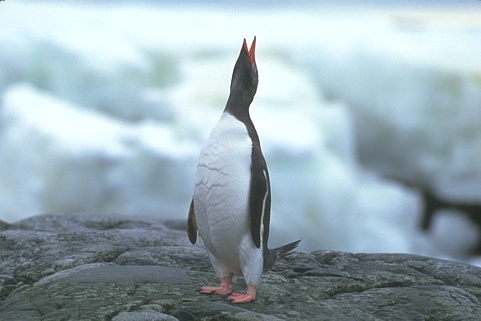
#> input picture Sheet05/dataset/images/106024.jpg, 481 x 321 px; its folder holds only this picture in this run
$ python graphcut_core.py
#> lines starting #> are read from the running program, lines starting #| are printed output that depends on the picture
import cv2
import numpy as np
import maxflow
import os
import matplotlib.pyplot as plt
from sklearn.mixture import GaussianMixture

ROOT = os.path.dirname(os.path.abspath(__file__))

def smooth_image(img, k_size=5, sigma=0):
    """
    Simple Gaussian smoothering to reduce noise
    """
    return cv2.GaussianBlur(img, (k_size, k_size), sigma)

def get_scribble_masks(label_img):
    """
    Extract foreground/background masks from the scribble image,
    using only NumPy. Assumes:
      - background is black (0,0,0)
      - there are two main scribble colors (FG and BG).
    """

    h, w = label_img.shape[:2]

    # All non-black pixels = some scribble
    b = label_img[:, :, 0]
    g = label_img[:, :, 1]
    r = label_img[:, :, 2]
    scribble_mask = (r != 0) | (g != 0) | (b != 0)

    if not np.any(scribble_mask):
        raise ValueError("No scribbles found in label image.")

    # Collect scribble colors
    scribble_pixels = label_img[scribble_mask].reshape(-1, 3)

    # Unique colors and their counts
    unique_colors, counts = np.unique(scribble_pixels, axis=0, return_counts=True)

    # Drop pure black if it slipped in
    non_black = ~np.all(unique_colors == 0, axis=1)
    unique_colors = unique_colors[non_black]
    counts = counts[non_black]

    if unique_colors.shape[0] < 2:
        raise ValueError("Less than two scribble colors found.")

    # Two most frequent scribble colors
    order = np.argsort(counts)[::-1]
    main_colors = unique_colors[order[:2]].astype(np.float32)  # (2,3)

    # Brighter color = FG (yellow-ish), darker = BG (red)
    intensities = main_colors.mean(axis=1)  # average B+G+R
    fg_idx = np.argmax(intensities)
    bg_idx = 1 - fg_idx

    fg_color = main_colors[fg_idx]
    bg_color = main_colors[bg_idx]

    # Classify each scribble pixel as closer to fg_color or bg_color
    fg_mask = np.zeros((h, w), dtype=bool)
    bg_mask = np.zeros((h, w), dtype=bool)

    pix = scribble_pixels.astype(np.float32)
    dist_fg = np.sum((pix - fg_color) ** 2, axis=1)
    dist_bg = np.sum((pix - bg_color) ** 2, axis=1)
    is_fg = dist_fg < dist_bg

    fg_mask[scribble_mask] = is_fg
    bg_mask[scribble_mask] = ~is_fg

    return fg_mask, bg_mask

# [11 lines left out: function compute_iou, not called in this run]

# Main Graph Cut Algorithm
class GraphCut:
    def __init__(self, img, labels, n_components=5, lambda_smooth=50.0):
        self.original_img = img
        self.img = smooth_image(img)
        self.labels = labels
        self.n_components = n_components
        self.lambda_smooth = lambda_smooth

        self.height, self.width = img.shape[:2]

        # Scribble masks
        self.fg_mask, self.bg_mask = get_scribble_masks(self.labels)

        # GMMs for foreground and background
        self.fg_gmm = None
        self.bg_gmm = None

    # [107 lines left out: functions fit_gmms, compute_unary_cost, compute_beta, build_graph_and_segment, not called in this run]

def main():
    #Import the images
    image_names = [
    "106024",
    "208001",
    "aero_2008_002358",
    "bike_2007_005878",
    "person7",
    "scissors"
    ]

    iou_scores = []
    for name in image_names:
        img_path = os.path.join(ROOT, "dataset", "images", f"{name}.jpg")
        labels_path = os.path.join(ROOT, "dataset", "images-labels", f"{name}-anno.png")
        ground_truth_path = os.path.join(ROOT, "dataset", "images-gt", f"{name}.png")

        if not os.path.exists(img_path):
            print(f"Error: {img_path} not found!")

        if not os.path.exists(labels_path):
            print(f"Error: {labels_path} not found!")

        if not os.path.exists(ground_truth_path):
            print(f"Error: {ground_truth_path} not found!")

        img = cv2.imread(img_path)
#> img is the input picture: shape (321, 481, 3); mean B, G, R 181.8, 173.7, 155.2
        labels = cv2.imread(labels_path)
        ground_truth = cv2.imread(ground_truth_path, cv2.IMREAD_GRAYSCALE)
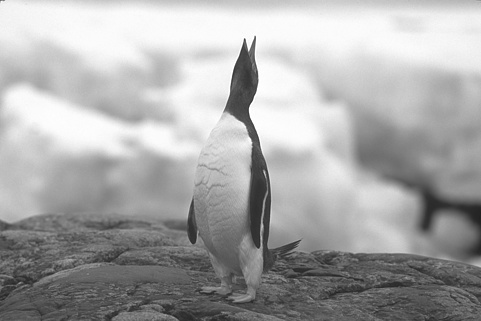
#> ground_truth: shape (321, 481); min 33, max 255, mean 169.1

        segmenter = GraphCut(img, labels, n_components=5, lambda_smooth=80.0)

        seg_mask = segmenter.build_graph_and_segment()

        # Compute IoU
        iou_score = compute_iou(seg_mask, ground_truth)
        print(f"IoU score : {iou_score:.3f}")
        iou_scores.append(iou_score)

    avg_iou = sum(iou_scores) / len(iou_scores)
    print("Average IoU:", avg_iou)

    # Show results
    plt.figure(figsize=(12, 4))
    plt.subplot(1, 3, 1)
    plt.title("Image")
    plt.imshow(cv2.cvtColor(img, cv2.COLOR_BGR2RGB))
    plt.axis('off')

    plt.subplot(1, 3, 2)
    plt.title("Prediction")
    plt.imshow(seg_mask, cmap='gray')
    plt.axis('off')

    plt.subplot(1, 3, 3)
    plt.title("Ground Truth")
    plt.imshow(ground_truth, cmap='gray')
    plt.axis('off')

    plt.tight_layout()
    plt.show()


if __name__ == "__main__":
#> (the run stopped early here; a loop or call above may not have finished)
